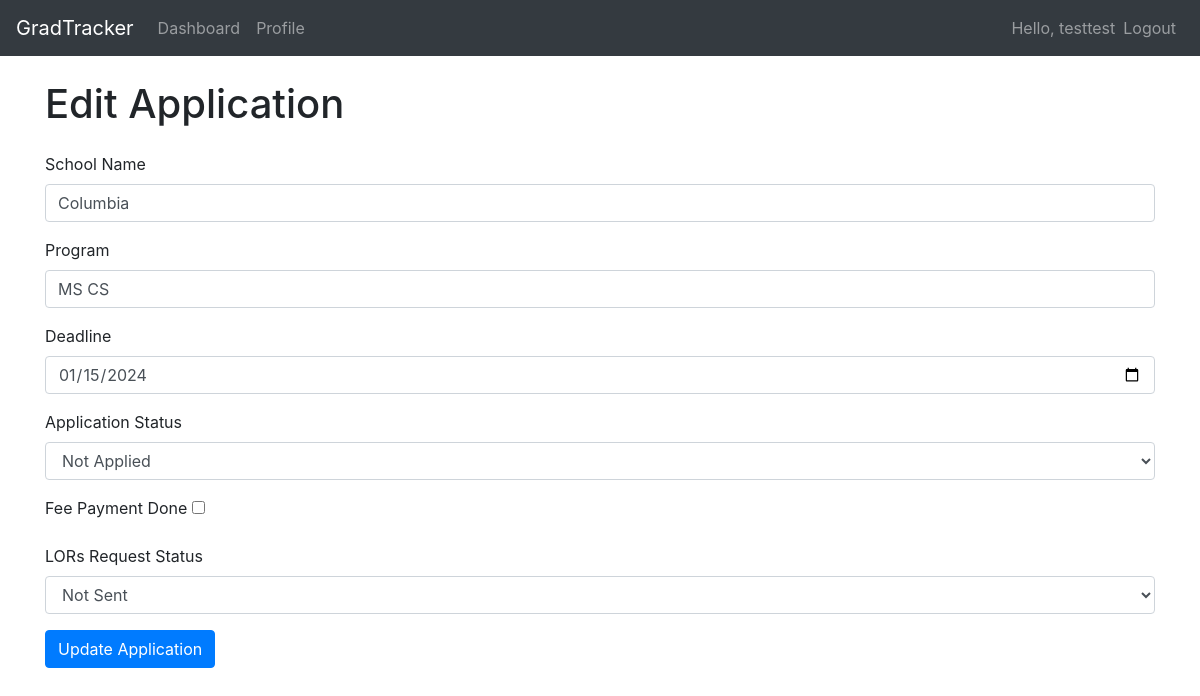
The page /application/edit/2 (signed in) on the database its author committed.
### app/models/models.py (models this page shows)
class User(UserMixin, db.Model):
    id = db.Column(db.Integer, primary_key=True)
    username = db.Column(db.String(100), unique=True, nullable=False)
    email = db.Column(db.String(100), unique=True, nullable=False)
    password_hash = db.Column(db.String(200))
    applications = db.relationship('Application', backref='user', lazy=True)  # Relationship to Application
    professors = db.relationship('Professor', backref='user', lazy=True)  # Relationship to Professor
    statements = db.relationship('Statement', backref='user', lazy=True)  # Add this line to the User class

class Application(db.Model):
    id = db.Column(db.Integer, primary_key=True)
    school_name = db.Column(db.String(1000))
    program = db.Column(db.String(1000))
    deadline = db.Column(db.DateTime(timezone=True), default=func.now())  # Updated to include time
    application_status = db.Column(db.String(100), default="not_applied")
    fee_payment_done = db.Column(db.Boolean, default=False)
    lors_request = db.Column(db.String(100), default="not_sent")
    user_id = db.Column(db.Integer, db.ForeignKey('user.id'))

### app/routes/views.py (the view, shortened to what this page needs)
@main.route('/application/edit/<int:application_id>', methods=['GET', 'POST'])
@login_required
def edit_application(application_id):
    application = Application.query.get_or_404(application_id)
    form = ApplicationForm(obj=application)
    return render_template('edit_application.html', form=form, application_id=application_id)

### app/forms.py
class ApplicationForm(FlaskForm):
    school_name = StringField('School Name', validators=[DataRequired(), Length(max=1000)])
    program = StringField('Program', validators=[DataRequired(), Length(max=1000)])
    deadline = DateField('Deadline', validators=[DataRequired()], format='%Y-%m-%d')  # Updated to DateTimeField
    application_status = SelectField('Application Status', choices=[('not_applied', 'Not Applied'), ('submitted', 'Submitted'), ('in_process', 'In Process')], validators=[DataRequired()])
    fee_payment_done = BooleanField('Fee Payment Done')
    lors_request = SelectField('LORs Request Status', choices=[('not_sent', 'Not Sent'), ('sent', 'Sent')], validators=[DataRequired()])

### app/__init__.py (called while the page is built)
@login_manager.user_loader
def load_user(user_id):
    return User.query.get(int(user_id))

### app/templates/edit_application.html (shortened to what this page needs)
{% extends 'layout.html' %}
{% block content %}
    <h1>Edit Application</h1>
    <form action="{{ url_for('main.edit_application', application_id=application_id) }}" method="post" class="mt-4">
        <div class="form-group">
            {{ form.school_name.label }}
            {{ form.school_name(class="form-control") }}
        </div>
        <div class="form-group">
            {{ form.program.label }}
            {{ form.program(class="form-control") }}
        </div>
	<div class="form-group">
            {{ form.deadline.label }}
            {{ form.deadline(class="form-control") }}
        </div>
	<div class="form-group">
            {{ form.application_status.label }}
            {{ form.application_status(class="form-control") }}
        </div>
        <div class="form-group">
            {{ form.fee_payment_done.label }}
            {{ form.fee_payment_done() }}
        </div>
        <div class="form-group">
            {{ form.lors_request.label }}
            {{ form.lors_request(class="form-control") }}
        </div>
	<button type="submit" class="btn btn-primary">Update Application</button>
    </form>
{% endblock %}

### app/templates/layout.html (shortened to what this page needs)
<!DOCTYPE html>
<html lang="en">
<head>
    <link rel="stylesheet" href="https://stackpath.bootstrapcdn.com/bootstrap/4.5.2/css/bootstrap.min.css">
</head>
<body>
    <nav class="navbar navbar-expand-lg navbar-dark bg-dark">
        <a class="navbar-brand" href="{{ url_for('main.index') }}">GradTracker</a>
        <div class="collapse navbar-collapse" id="navbarNavAltMarkup">
            <div class="navbar-nav mr-auto">
		{% if current_user.is_authenticated %}
                    <a class="nav-item nav-link" href="{{ url_for('main.dashboard') }}">Dashboard</a>
		    <a class="nav-item nav-link" href="{{ url_for('main.profile') }}">Profile</a>
		{% endif %}
            </div>
            <div class="navbar-nav ml-auto">
                {% if current_user.is_authenticated %}
                    <span class="navbar-text">
                        Hello, {{ current_user.username }}
                    </span>
                    <a class="nav-item nav-link" href="{{ url_for('auth.logout') }}">Logout</a>
                {% else %}
                    <a class="nav-item nav-link" href="{{ url_for('auth.login') }}">Login</a>
                    <a class="nav-item nav-link" href="{{ url_for('auth.signup') }}">Sign Up</a>
                {% endif %}
            </div>
        </div>
    </nav>
    <div class="container mt-4">
        {% block content %}
        {% endblock %}
    </div>
</body>
</html>

### rows shown on the page
User: username "testtest"
Application: school_name "Columbia", program "MS CS", deadline "01/15/2024", application_status "Not Applied", lors_request "Not Sent"
